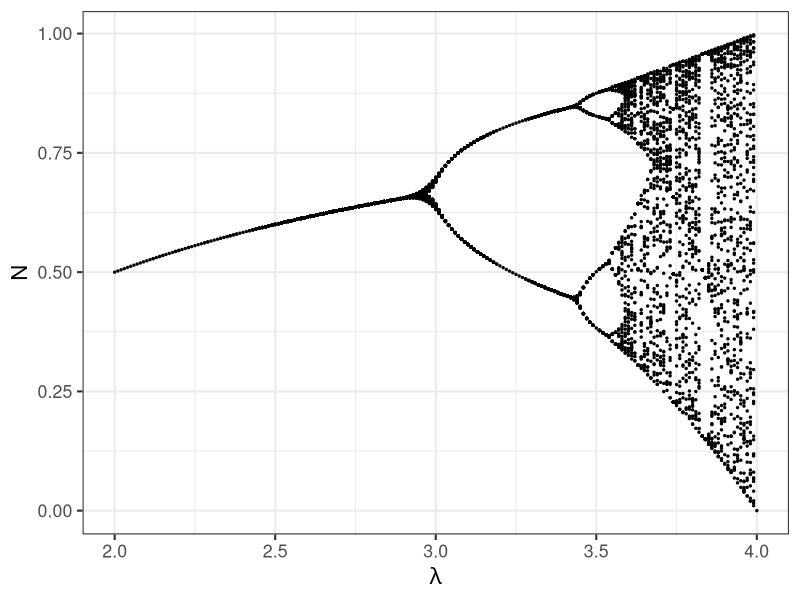

The R script that drew this image:
library(ggplot2)
ini.x <- 1/2
rmin <- 2
rmax <- 4
out.df <- matrix(NA, ncol = 2, nrow = 0)
a <- 0.01
r <- seq(rmin, rmax, by = 0.01)
n <- 100
tcutoff <- 40

for (z in 1:length(r)) {
  xl <- vector()
  xl[1] <- ini.x
  for (i in 2:n) {
    xl[i] <- xl[i - 1] * r[z] * (1- xl[i-1])
  }
  uval <- unique(xl[tcutoff:n])
  ### Here is where we can save the output for ggplot
  out.df <- rbind(out.df, cbind(rep(r[z], length(uval)), uval))
}
out.df <- as.data.frame(out.df)
colnames(out.df) <- c("r", "N")

ggplot(out.df, aes(x = r, y = N)) +
  geom_point(size = 0.5) +
  scale_x_continuous(expression(lambda)) +
  scale_y_continuous(expression(N))+
  theme_bw(base_size = 16)
